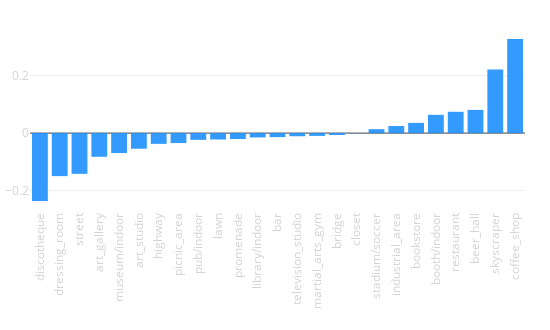

This figure's notebook cell:
### Code cell
tags_delta([x[0] for x in sc_delta], [x[1] for x in sc_delta])

### Figure 1 — Plotly figure (JSON) as saved in the notebook; plotly's stock layout.template omitted (floating-point values rounded to 4 significant figures)
{"data": [{"marker": {"color": "dodgerblue"}, "opacity": 0.9, "type": "bar", "uid": "de9cbd6e-2b0b-11e9-acf2-3c15c2cf2370", "x": ["discotheque", "dressing_room", "street", "art_gallery", "museum/indoor", "art_studio", "highway", "picnic_area", "pub/indoor", "lawn", "promenade", "library/indoor", "bar", "television_studio", "martial_arts_gym", "bridge", "closet", "stadium/soccer", "industrial_area", "bookstore", "booth/indoor", "restaurant", "beer_hall", "skyscraper", "coffee_shop"], "xaxis": "x", "y": [-0.2358, -0.1495, -0.1415, -0.08224, -0.06928, -0.05429, -0.03739, -0.03464, -0.02345, -0.02227, -0.02051, -0.01503, -0.01393, -0.01085, -0.009756, -0.006551, -0.0007351, 0.01356, 0.02472, 0.03552, 0.06336, 0.07403, 0.08053, 0.2205, 0.3268], "yaxis": "y"}], "layout": {"height": 330, "margin": {"b": 120, "l": 30, "r": 25, "t": 30}, "showlegend": false, "width": 550, "xaxis": {"anchor": "y", "domain": [0, 1], "tickangle": -90, "tickfont": {"color": "lightgrey", "size": 11.5}}, "xaxis2": {"tickangle": -90, "tickfont": {"color": "lightgrey", "size": 11.5}}, "yaxis": {"anchor": "x", "domain": [0, 1], "tickfont": {"color": "lightgrey", "size": 11.5}}, "yaxis2": {"tickfont": {"color": "lightgrey", "size": 11.5}}}}
